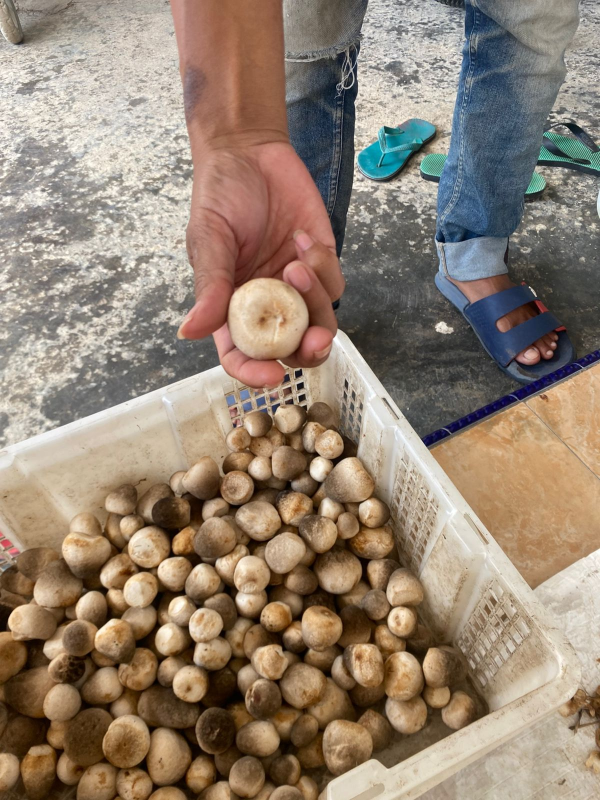
#> input picture website/resources/js/layouts/auth/slide1.jpg, 1200 x 1600 px (shown at 1/2 size)
$ python -i extraction.py   (imports and definitions only)   (older library calls are emulated)
#> lines starting #> are read from the running program, lines starting #| are printed output that depends on the picture; after the words box and inside, x2 and y2 are one past the last pixel; in counts of white or black regions, pixels touching at a corner belong together
#> further down, picture is the input picture: shape (1600, 1200, 3); mean B, G, R 113.4, 130.1, 147.1
import cv2
import numpy as np
from skimage.feature import graycomatrix, graycoprops, local_binary_pattern

def extract_features_from_bgr(img_bgr):
    if img_bgr is None:
        return None

    img = cv2.resize(img_bgr, (256, 256))
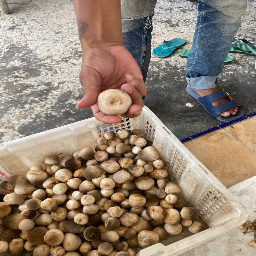
#> img: shape (256, 256, 3); mean B, G, R 113.3, 130, 147
    gray = cv2.cvtColor(img, cv2.COLOR_BGR2GRAY)
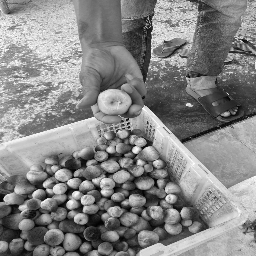
#> gray: shape (256, 256); min 1, max 255, mean 133.2
    hsv = cv2.cvtColor(img, cv2.COLOR_BGR2HSV)
#> hsv: shape (256, 256, 3); mean H, S, V 27.2, 80.8, 150.7
    h, w = gray.shape
#> h = 256; w = 256

    mask = np.where(gray > 10, 255, 0).astype("uint8")
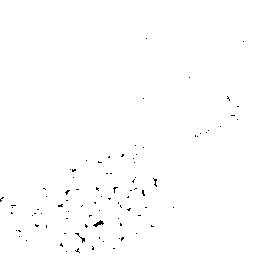
#> mask: shape (256, 256); 99.5% white; black in thin lines or dots, all inside (x1, y1, x2, y2) = (0, 38, 244, 253)
    kernel = np.ones((3, 3), np.uint8)
    mask = cv2.morphologyEx(mask, cv2.MORPH_CLOSE, kernel, iterations=2)
#> mask: shape (256, 256); every value is 255
    mask = cv2.morphologyEx(mask, cv2.MORPH_OPEN, kernel, iterations=1)

    contours, _ = cv2.findContours(mask, cv2.RETR_EXTERNAL, cv2.CHAIN_APPROX_SIMPLE)
#> contours = [[[0, 0], [0, 255], [255, 255], [255, 0]]]
    if not contours:
        return None

    cnt = max(contours, key=cv2.contourArea)
#> cnt = [[0, 0], [0, 255], [255, 255], [255, 0]]

    area = float(cv2.contourArea(cnt))
#> area = 65025
    perimeter = float(cv2.arcLength(cnt, True))
#> perimeter = 1020
    circularity = (4 * np.pi * area) / (perimeter ** 2) if perimeter > 0 else 0
#> circularity = 0.785

    x, y, w_box, h_box = cv2.boundingRect(cnt)
#> x = 0; y = 0; w_box = 256; h_box = 256
    aspect_ratio = w_box / h_box if h_box != 0 else 0
#> aspect_ratio = 1

    hull = cv2.convexHull(cnt)
#> hull = [[255, 0], [255, 255], [0, 255], [0, 0]]
    hull_area = cv2.contourArea(hull)
#> hull_area = 65025
    solidity = area / hull_area if hull_area > 0 else 0
#> solidity = 1

    rect_area = w_box * h_box
#> rect_area = 65536
    extent = area / rect_area if rect_area > 0 else 0
#> extent = 0.992

    hsv_pixels = hsv[mask > 0]
    if len(hsv_pixels) > 0:
        mean_h = float(np.mean(hsv_pixels[:, 0]))
#> mean_h = 27.21
        std_h = float(np.std(hsv_pixels[:, 0]))
#> std_h = 30.14
        mean_s = float(np.mean(hsv_pixels[:, 1]))
#> mean_s = 80.75
        std_s = float(np.std(hsv_pixels[:, 1]))
#> std_s = 62.93
        mean_v = float(np.mean(hsv_pixels[:, 2]))
#> mean_v = 150.7
        std_v = float(np.std(hsv_pixels[:, 2]))
#> std_v = 56.23
    else:
        mean_h = std_h = mean_s = std_s = mean_v = std_v = 0.0

    dark_pct = float(np.sum(hsv[:, :, 2] < 50) / (h * w))
#> dark_pct = 0.0403

    gray_masked = cv2.bitwise_and(gray, gray, mask=mask)
    if np.sum(mask) > 200:
        glcm = graycomatrix(
            gray_masked,
            distances=[1],
            angles=[0, np.pi / 4, np.pi / 2, 3 * np.pi / 4],
            levels=256,
            symmetric=True,
            normed=True
        )
        glcm_features = {}
        for i, angle in enumerate(["0", "45", "90", "135"]):
            glcm_features[f"glcm_contrast_{angle}"] = float(graycoprops(glcm, "contrast")[0][i])
            glcm_features[f"glcm_homogeneity_{angle}"] = float(graycoprops(glcm, "homogeneity")[0][i])
            glcm_features[f"glcm_energy_{angle}"] = float(graycoprops(glcm, "energy")[0][i])
#> after the loop, glcm_features = 12 items
    else:
        glcm_features = {k: 0.0 for k in [
            "glcm_contrast_0", "glcm_homogeneity_0", "glcm_energy_0",
            "glcm_contrast_45", "glcm_homogeneity_45", "glcm_energy_45",
            "glcm_contrast_90", "glcm_homogeneity_90", "glcm_energy_90",
            "glcm_contrast_135", "glcm_homogeneity_135", "glcm_energy_135"
        ]}

    if np.sum(mask) > 200:
        lbp = local_binary_pattern(gray_masked, P=8, R=1, method="uniform")
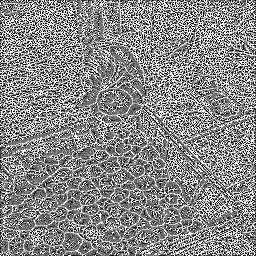
#> lbp: shape (256, 256) float64; min 0, max 9, mean 4.84; drawn with min black and max white
        lbp_masked = lbp[mask > 0]
        hist, _ = np.histogram(lbp_masked, bins=10, range=(0, 10), density=True)
#> hist = [0.083, 0.0852, 0.0681, 0.112, 0.143, 0.0954, 0.0698, 0.0893, 0.0979, 0.156]
        lbp_mean = float(np.mean(lbp_masked))
#> lbp_mean = 4.84
        lbp_std = float(np.std(lbp_masked))
#> lbp_std = 2.9
        lbp_entropy = float(-np.sum(hist * np.log2(hist + 1e-10)))
#> lbp_entropy = 3.27
        lbp_energy = float(np.sum(hist ** 2))
#> lbp_energy = 0.108
        hist_vals = hist[:6].tolist()
#> hist_vals = [0.083, 0.0852, 0.0681, 0.112, 0.143, 0.0954]
    else:
        lbp_mean = lbp_std = lbp_entropy = lbp_energy = 0.0
        hist_vals = [0.0] * 6

    features_dict = {
        "area": area,
        "perimeter": perimeter,
        "circularity": circularity,
        "aspect_ratio": aspect_ratio,
        "solidity": solidity,
        "extent": extent,
        "mean_h": mean_h,
        "std_h": std_h,
        "mean_s": mean_s,
        "std_s": std_s,
        "mean_v": mean_v,
        "std_v": std_v,
        "dark_pct": dark_pct,
        **glcm_features,
        "lbp_mean": lbp_mean,
        "lbp_std": lbp_std,
        "lbp_entropy": lbp_entropy,
        "lbp_energy": lbp_energy,
        "lbp_hist_0": hist_vals[0],
        "lbp_hist_1": hist_vals[1],
        "lbp_hist_2": hist_vals[2],
        "lbp_hist_3": hist_vals[3],
        "lbp_hist_4": hist_vals[4],
        "lbp_hist_5": hist_vals[5],
    }
    return features_dict

>>> import cv2
>>> picture = cv2.imread('../../../website/resources/js/layouts/auth/slide1.jpg')
>>> result = extract_features_from_bgr(picture)
#> result = 35 items
